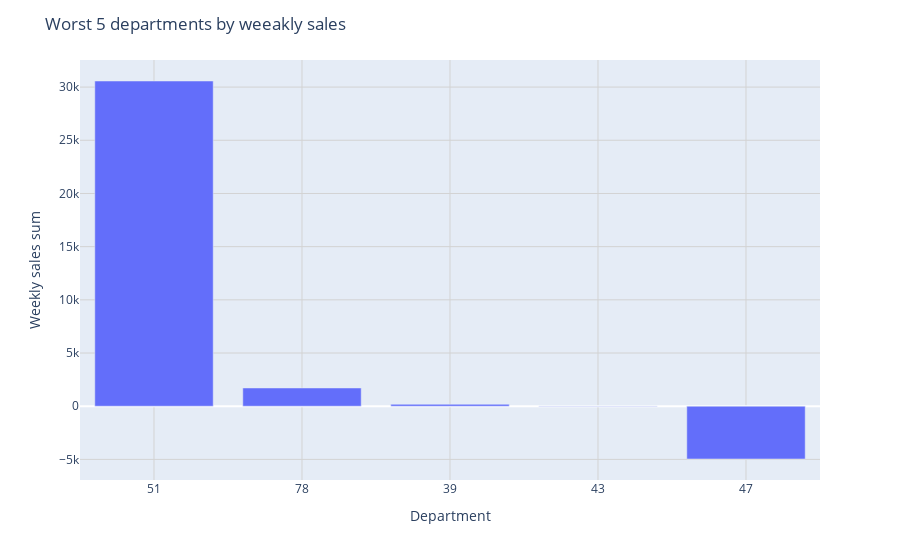

Notebook source saved alongside this figure:
### Code cell
fig= px.bar(top_depts,x='Dept',y = 'sales')
fig.update_yaxes(categoryorder='total ascending',
    showgrid=True, gridcolor='lightgray', gridwidth=1, title="Weekly sales sum",)
fig.update_xaxes(showgrid=True, gridcolor='lightgray',
    title="Department"
)
fig.update_layout(
    title={
        "text": "Worst 5 departments by weeakly sales",
        }
)
fig.show()

### Figure 1 — Plotly figure (JSON) as saved in the notebook; plotly's stock layout.template omitted (floating-point values rounded to 4 significant figures)
{"data": [{"alignmentgroup": "True", "hovertemplate": "Dept=%{x}<br>sales=%{y}<extra></extra>", "legendgroup": "", "marker": {"color": "#636efa", "pattern": {"shape": ""}}, "name": "", "offsetgroup": "", "orientation": "v", "showlegend": false, "textposition": "auto", "type": "bar", "x": ["51", "78", "39", "43", "47"], "xaxis": "x", "y": [30570.0, 1715.0, 178.0, 14.32, -4963.0], "yaxis": "y"}], "layout": {"barmode": "relative", "legend": {"tracegroupgap": 0}, "margin": {"t": 60}, "title": {"text": "Worst 5 departments by weeakly sales"}, "xaxis": {"anchor": "y", "domain": [0, 1], "gridcolor": "lightgray", "showgrid": true, "title": {"text": "Department"}}, "yaxis": {"anchor": "x", "categoryorder": "total ascending", "domain": [0, 1], "gridcolor": "lightgray", "gridwidth": 1, "showgrid": true, "title": {"text": "Weekly sales sum"}}}}
